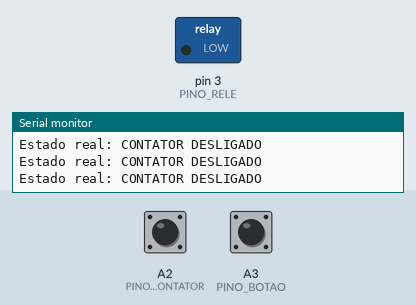
This program was run on a simulated Arduino Uno, built with avr-gcc and run on an emulated ATmega328P. Parts: switched loads named in the program (green lamp = pin HIGH), the last lines printed to the serial monitor. The test bench sets the inputs (shaded band); at power-on: A3 (PINO_BOTAO) HIGH, A2 (PINO_ESTADO_CONTATOR) HIGH.

Above: at 1.8 s.
1.9 s: A3 (PINO_BOTAO) pulled LOW for 0.6 s
5.5 s: A2 (PINO_ESTADO_CONTATOR) pulled LOW for 0.6 s
At 8.0 s:
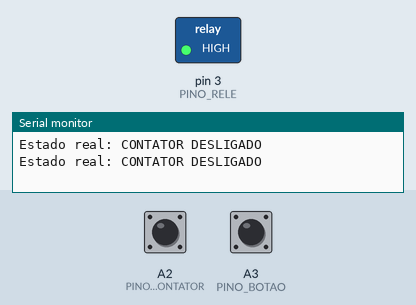
8.5 s: A2 (PINO_ESTADO_CONTATOR) driven LOW and A3 (PINO_BOTAO) driven LOW
At 11.4 s:
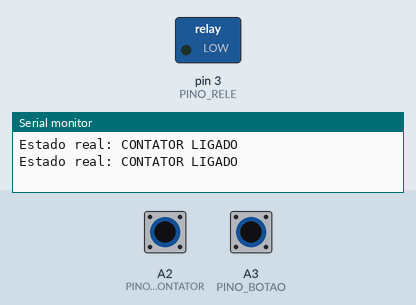
Timing chart, 0 to 12.9 s (numbered marks = the images above; inputs shaded):
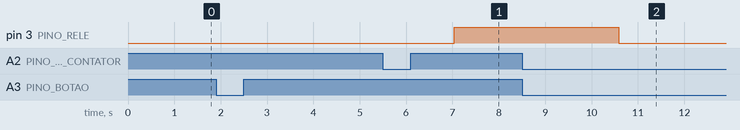

Measured:
- after the input at 8.5 s, pin 3 (PINO_RELE): HIGH → LOW after 2.1 s

The program:

main.cpp
```cpp
#include <Arduino.h>

int PINO_BOTAO = A3;
int PINO_RELE  = 3;
int PINO_ESTADO_CONTATOR = A2;  // Pino para leitura do estado real

int estadoRele = 0;             // 0 = desligado, 1 = ligado
int ultimoEstadoBotao = HIGH;
int aguardandoAtraso = 0;       // 0 = não aguardando, 1 = aguardando
unsigned long tempoAcionamento = 0;
unsigned long atrasoAtual = 0;

unsigned long atrasoLiga = 5000;
unsigned long atrasoDesliga = 2000;

void setup() {
  pinMode(PINO_BOTAO, INPUT_PULLUP);
  pinMode(PINO_RELE, OUTPUT);
  pinMode(PINO_ESTADO_CONTATOR, INPUT_PULLUP);  // Leitura do contato auxiliar

  digitalWrite(PINO_RELE, LOW);

  Serial.begin(9600);
  Serial.println("Sistema iniciado: Relé DESLIGADO.");
}

void loop() {
  int leituraBotao = digitalRead(PINO_BOTAO);
  int leituraContator = digitalRead(PINO_ESTADO_CONTATOR);  // Leitura do estado real

  // Atualiza estado real do contator
  estadoRele = (leituraContator == LOW) ? 1 : 0;  // LOW = contator ligado

  // Detecta clique no botão
  if (leituraBotao == LOW && ultimoEstadoBotao == HIGH && aguardandoAtraso == 0) {
    if (estadoRele == 0) {
      atrasoAtual = atrasoLiga;
      Serial.println("Botão pressionado! Relé será LIGADO em 5 segundos...");
    } else {
      atrasoAtual = atrasoDesliga;
      Serial.println("Botão pressionado! Relé será DESLIGADO em 2 segundos...");
    }

    tempoAcionamento = millis();
    aguardandoAtraso = 1;
  }

  // Verifica se o tempo de atraso passou
  if (aguardandoAtraso == 1 && (millis() - tempoAcionamento >= atrasoAtual)) {
    if (estadoRele == 0) {
      digitalWrite(PINO_RELE, HIGH);
      Serial.println("Relé LIGADO - aguardando confirmação do contator...");
    } else {
      digitalWrite(PINO_RELE, LOW);
      Serial.println("Relé DESLIGADO - aguardando confirmação do contator...");
    }

    aguardandoAtraso = 0;
  }

  ultimoEstadoBotao = leituraBotao;

  // Exibe estado real do contator
  if (estadoRele == 1) {
    Serial.println("Estado real: CONTATOR LIGADO");
  } else {
    Serial.println("Estado real: CONTATOR DESLIGADO");
  }

  delay(500);  // Pequeno atraso para evitar flooding no Serial
}
```
